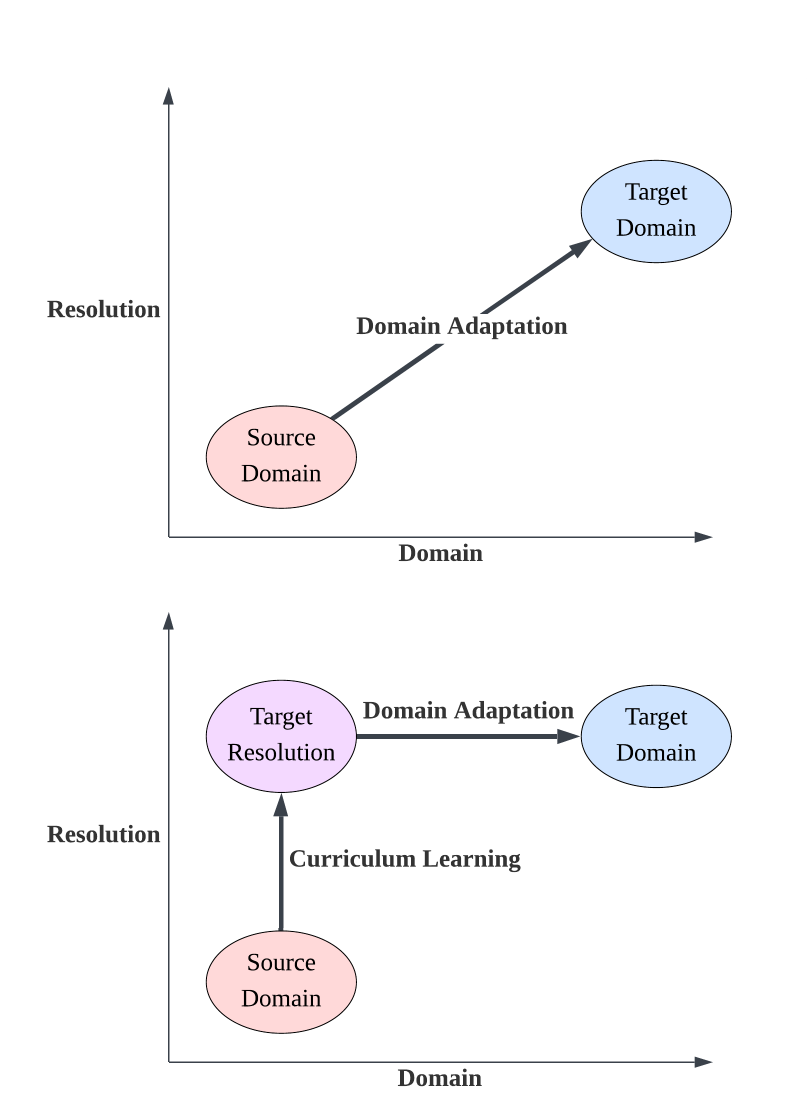
#> input picture high-res-vision/agriAi_images/domain_adapt.png, 1613 x 2237 px (shown at 1/2 size)
$ python crop_image.py --image_path domain_adapt.png
#> lines starting #> are read from the running program, lines starting #| are printed output that depends on the picture
from PIL import Image
import argparse
import os

def center_crop_384(image_path, output_path=None):
    """
    Center-crop an image to 384x384 pixels and save as PNG.
    """
#> called with image_path = 'domain_adapt.png'
    img = Image.open(image_path)
#> img is the input picture: PIL image 1613x2237 RGBA; mean R, G, B, A 233.5, 232.8, 234.1, 239.3
    width, height = img.size
#> width = 1613; height = 2237
    crop_size = 4096

    left = (width - crop_size) / 2
#> left = -1241.5
    top = (height - crop_size) / 2
#> top = -929.5
    right = (width + crop_size) / 2
#> right = 2854.5
    bottom = (height + crop_size) / 2
#> bottom = 3166.5

    cropped = img.crop((left, top, right, bottom))
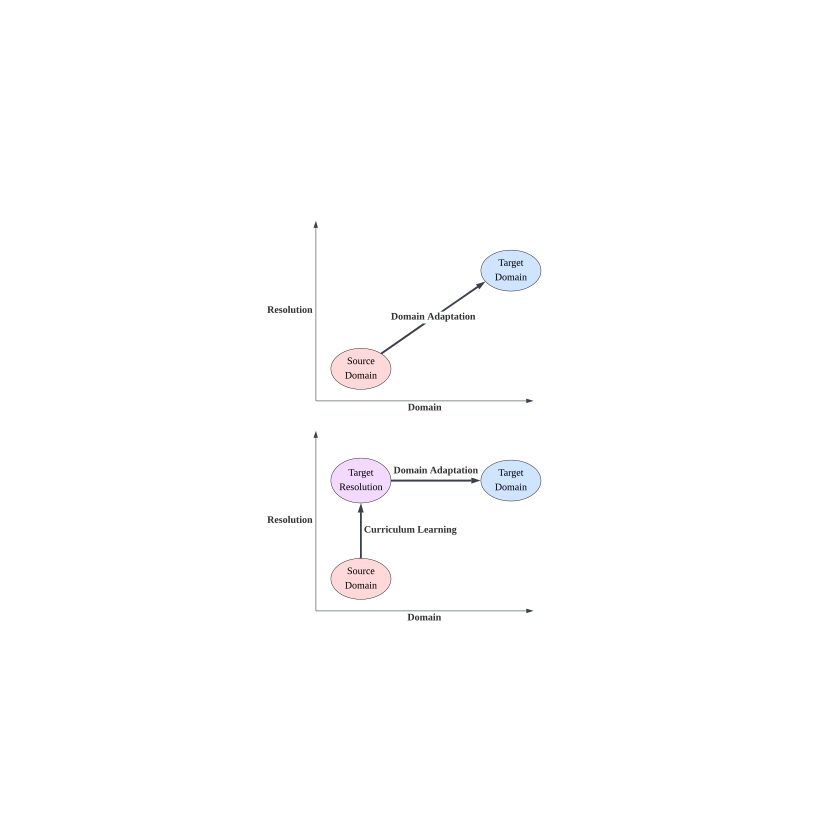
#> cropped: PIL image 4096x4096 RGBA (shown at 1/5 size); mean R, G, B, A 50.2, 50.1, 50.3, 51.5; transparent parts drawn white

    # Default output path
    if output_path is None:
        base, _ = os.path.splitext(image_path)
        output_path = base + "_center384.png"

    cropped.save(output_path, format="PNG")
    print(f"✅ Saved cropped image to {output_path}")


if __name__ == "__main__":
    parser = argparse.ArgumentParser(description="Center crop an image to 384x384 pixels and save as PNG.")
    parser.add_argument("--image_path", required=True, help="Path to the input image.")
    parser.add_argument("--output_path", default=None, help="Optional path to save the cropped PNG.")
    args = parser.parse_args()

    center_crop_384(args.image_path, args.output_path)
